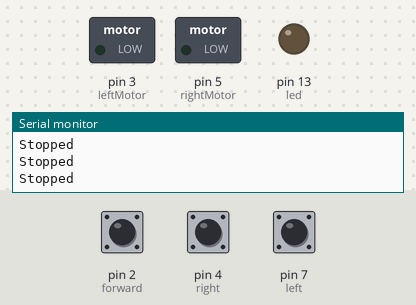
Bench run of a sketch on a simulated Arduino Uno, built with avr-gcc and run on an emulated ATmega328P. Parts: switched loads named in the sketch (green lamp = pin HIGH), output pins drawn as LEDs (lit = HIGH), the last lines printed to the serial monitor. The test bench sets the inputs (shaded band); at power-on: pin 2 (forward) HIGH, pin 4 (right) HIGH, pin 7 (left) HIGH.

Above: at 1.2 s.
1.3 s: pin 2 (forward) pulled LOW for 0.15 s
At 2.6 s:
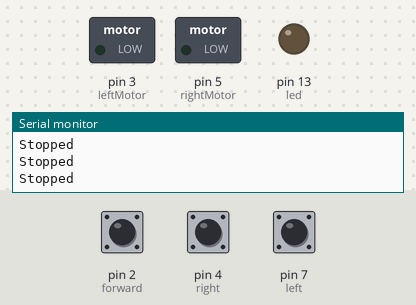
2.9 s: pin 4 (right) pulled LOW for 1 s
At 3.14 s:
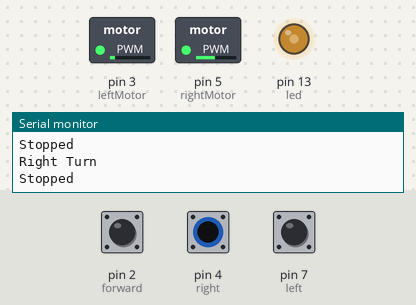
5.9 s: pin 7 (left) pulled LOW for 0.15 s
At 5.98 s:
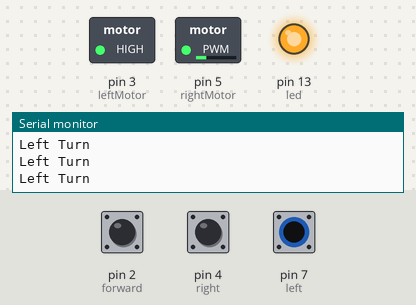
7.5 s: pin 4 (right) pulled LOW for 0.15 s
At 8.7 s:
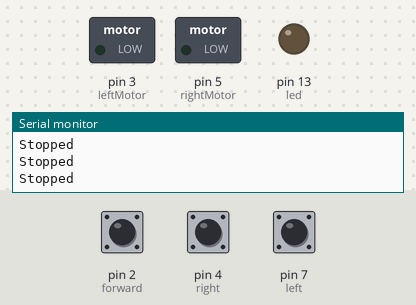
10.6 s: pin 2 (forward) pulled LOW for 1 s
14.6 s: pin 7 (left) pulled LOW for 3.2 s
At 15.8 s:
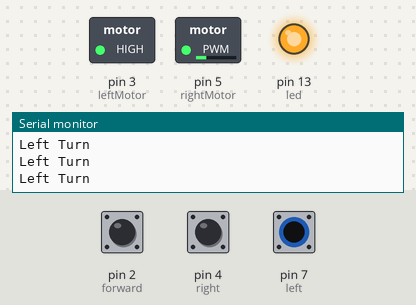
Timing chart, 0 to 19.3 s (numbered marks = the images above; inputs shaded):
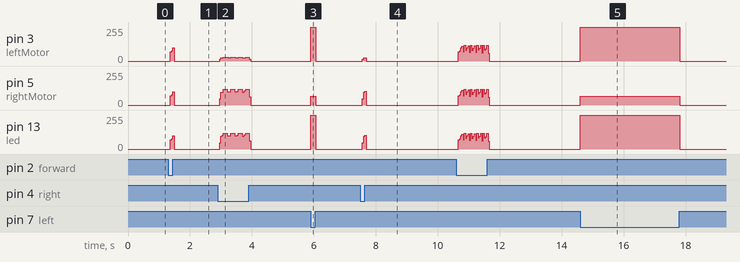

Measured:
- after the input at 1.3 s, pin 3 (leftMotor), pin 5 (rightMotor), pin 13 (led): 0/255 → 69/255 after 0.07 s, → 78/255 0.04 s later, → 101/255 0.04 s later, → 0/255 0.04 s later
- after the input at 5.9 s, pin 3 (leftMotor), pin 13 (led): 0/255 → 255/255 at once, → 0/255 0.15 s later; pin 5 (rightMotor): 0/255 → 64/255 at once, → 0/255 0.15 s later
- after the input at 7.5 s, pin 3 (leftMotor): 0/255 → 24/255 after 0.07 s, → 0/255 0.12 s later; pin 5 (rightMotor), pin 13 (led): 0/255 → 46/255 after 0.07 s, → 96/255 0.04 s later, → 102/255 0.04 s later, → 0/255 0.04 s later
- after the input at 14.6 s, pin 3 (leftMotor), pin 13 (led): 0/255 → 255/255 at once, → 0/255 3.2 s later; pin 5 (rightMotor): 0/255 → 64/255 at once, → 0/255 3.2 s later

The sketch:

RC_Wireless.ino
```cpp
// MOTOR DEFINITIONS -----------------------------------------------------------------------------

int leftMotor = 3; // right throttle motor pin
int rightMotor = 5; // right throttle motor pin

int maxSpeed = 255;
int turnSpeed = 64;
int minSpeed = 0;


// BUTTON STEERING DEFINITIONS -----------------------------------------------------------------------------

// MOVE FORWARD ----------
int forward = 2;
int forwardState = 0;

// RIGHT TURN ----------
int right = 4;
int rightState = 0;

// LEFT TURN ----------
int left = 7;
int leftState = 0;


  // FOR DEBUGGING -----------------------------------------------------------------------------

int led = 13;


void setup() {
  Serial.begin(9600);

// MOTOR PINMODES -----------------------------------------------------------------------------

  pinMode(leftMotor, OUTPUT);
  pinMode(rightMotor, OUTPUT);


// BUTTON PINMODES -----------------------------------------------------------------------------

  pinMode(forward, INPUT_PULLUP);
  pinMode(right, INPUT_PULLUP);
  pinMode(left, INPUT_PULLUP);


  // FOR DEBUGGING -----------------------------------------------------------------------------
  pinMode(led, OUTPUT);

}

void loop() {

  int forwardState = digitalRead(forward);
  int rightState = digitalRead(right);
  int leftState = digitalRead(left);


  if (forwardState == LOW) {
    Serial.println("Drive Forward");
    analogWrite(leftMotor, maxSpeed);
    analogWrite(rightMotor, maxSpeed);

    digitalWrite(led, HIGH);
  }

  if (rightState == LOW) {
    Serial.println("Right Turn");
    analogWrite(leftMotor, turnSpeed);
    analogWrite(rightMotor, maxSpeed);

    digitalWrite(led, HIGH);
  }

  if (leftState == LOW) {
    Serial.println("Left Turn");
    analogWrite(leftMotor, maxSpeed);
    analogWrite(rightMotor, turnSpeed);

    digitalWrite(led, HIGH);
  }

  else {
    Serial.println("Stopped");
    analogWrite(leftMotor, minSpeed);
    analogWrite(rightMotor, minSpeed);

    digitalWrite(led, LOW);
  }
  delay(10);
}
```
